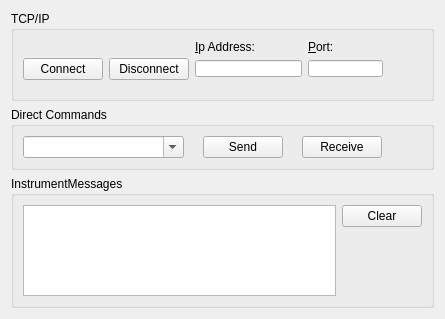
<?xml version="1.0" encoding="UTF-8"?>
<ui version="4.0">
 <class>SetupTab</class>
 <widget class="QWidget" name="SetupTab">
  <property name="geometry">
   <rect>
    <x>0</x>
    <y>0</y>
    <width>445</width>
    <height>319</height>
   </rect>
  </property>
  <property name="windowTitle">
   <string>Form</string>
  </property>
  <layout class="QVBoxLayout" name="verticalLayout">
   <item>
    <widget class="QGroupBox" name="gbTcpIp">
     <property name="sizePolicy">
      <sizepolicy hsizetype="Expanding" vsizetype="Preferred">
       <horstretch>0</horstretch>
       <verstretch>0</verstretch>
      </sizepolicy>
     </property>
     <property name="minimumSize">
      <size>
       <width>0</width>
       <height>90</height>
      </size>
     </property>
     <property name="title">
      <string>TCP/IP</string>
     </property>
     <layout class="QVBoxLayout" name="verticalLayout_4">
      <item>
       <layout class="QHBoxLayout" name="loTcpIpGroup">
        <item>
         <layout class="QHBoxLayout" name="loConnect">
          <property name="topMargin">
           <number>9</number>
          </property>
          <item>
           <widget class="QPushButton" name="btnConnect">
            <property name="text">
             <string>Connect</string>
            </property>
            <property name="icon">
             <iconset resource="../vfpresources.qrc">
              <normaloff>:/root/Images/connect.png</normaloff>:/root/Images/connect.png</iconset>
            </property>
           </widget>
          </item>
          <item>
           <widget class="QPushButton" name="btnDisconnect">
            <property name="text">
             <string>Disconnect</string>
            </property>
            <property name="icon">
             <iconset resource="../vfpresources.qrc">
              <normaloff>:/root/Images/StopRed16.png</normaloff>:/root/Images/StopRed16.png</iconset>
            </property>
           </widget>
          </item>
         </layout>
        </item>
        <item>
         <layout class="QVBoxLayout" name="loIpAddress">
          <property name="bottomMargin">
           <number>12</number>
          </property>
          <item>
           <widget class="QLabel" name="lblIpAddress">
            <property name="text">
             <string>&amp;Ip Address:</string>
            </property>
            <property name="buddy">
             <cstring>editIpAddress</cstring>
            </property>
           </widget>
          </item>
          <item>
           <widget class="QLineEdit" name="editIpAddress"/>
          </item>
         </layout>
        </item>
        <item>
         <layout class="QVBoxLayout" name="loPort">
          <property name="bottomMargin">
           <number>12</number>
          </property>
          <item>
           <widget class="QLabel" name="lblPort">
            <property name="text">
             <string>&amp;Port:</string>
            </property>
            <property name="buddy">
             <cstring>editPort</cstring>
            </property>
           </widget>
          </item>
          <item>
           <widget class="QLineEdit" name="editPort">
            <property name="maximumSize">
             <size>
              <width>75</width>
              <height>16777215</height>
             </size>
            </property>
           </widget>
          </item>
         </layout>
        </item>
        <item>
         <spacer name="horizontalSpacer">
          <property name="orientation">
           <enum>Qt::Horizontal</enum>
          </property>
          <property name="sizeHint" stdset="0">
           <size>
            <width>40</width>
            <height>20</height>
           </size>
          </property>
         </spacer>
        </item>
       </layout>
      </item>
     </layout>
    </widget>
   </item>
   <item>
    <widget class="QGroupBox" name="gbDirectCommands">
     <property name="sizePolicy">
      <sizepolicy hsizetype="Expanding" vsizetype="Preferred">
       <horstretch>0</horstretch>
       <verstretch>0</verstretch>
      </sizepolicy>
     </property>
     <property name="title">
      <string>Direct Commands</string>
     </property>
     <layout class="QVBoxLayout" name="verticalLayout_2">
      <item>
       <layout class="QHBoxLayout" name="horizontalLayout">
        <item>
         <widget class="QComboBox" name="cmdCommands">
          <property name="sizePolicy">
           <sizepolicy hsizetype="Expanding" vsizetype="Fixed">
            <horstretch>0</horstretch>
            <verstretch>0</verstretch>
           </sizepolicy>
          </property>
          <property name="editable">
           <bool>true</bool>
          </property>
         </widget>
        </item>
        <item>
         <spacer name="horizontalSpacer_2">
          <property name="orientation">
           <enum>Qt::Horizontal</enum>
          </property>
          <property name="sizeType">
           <enum>QSizePolicy::Minimum</enum>
          </property>
          <property name="sizeHint" stdset="0">
           <size>
            <width>13</width>
            <height>20</height>
           </size>
          </property>
         </spacer>
        </item>
        <item>
         <widget class="QPushButton" name="btnSend">
          <property name="text">
           <string>Send</string>
          </property>
          <property name="icon">
           <iconset resource="../vfpresources.qrc">
            <normaloff>:/root/Images/Send.png</normaloff>:/root/Images/Send.png</iconset>
          </property>
         </widget>
        </item>
        <item>
         <spacer name="horizontalSpacer_3">
          <property name="orientation">
           <enum>Qt::Horizontal</enum>
          </property>
          <property name="sizeType">
           <enum>QSizePolicy::Minimum</enum>
          </property>
          <property name="sizeHint" stdset="0">
           <size>
            <width>13</width>
            <height>18</height>
           </size>
          </property>
         </spacer>
        </item>
        <item>
         <widget class="QPushButton" name="btnReceive">
          <property name="text">
           <string>Receive</string>
          </property>
          <property name="icon">
           <iconset resource="../vfpresources.qrc">
            <normaloff>:/root/Images/Receive.png</normaloff>:/root/Images/Receive.png</iconset>
          </property>
         </widget>
        </item>
        <item>
         <spacer name="horizontalSpacer_4">
          <property name="orientation">
           <enum>Qt::Horizontal</enum>
          </property>
          <property name="sizeType">
           <enum>QSizePolicy::Minimum</enum>
          </property>
          <property name="sizeHint" stdset="0">
           <size>
            <width>40</width>
            <height>18</height>
           </size>
          </property>
         </spacer>
        </item>
       </layout>
      </item>
     </layout>
     <zorder>layoutWidget</zorder>
     <zorder>gbInstrumentMessages</zorder>
    </widget>
   </item>
   <item>
    <widget class="QGroupBox" name="gbInstrumentMessages">
     <property name="title">
      <string>InstrumentMessages</string>
     </property>
     <layout class="QVBoxLayout" name="verticalLayout_3">
      <item>
       <layout class="QHBoxLayout" name="horizontalLayout_2">
        <item>
         <widget class="QTextEdit" name="textInstrumentMessages"/>
        </item>
        <item alignment="Qt::AlignTop">
         <widget class="QPushButton" name="btnClear">
          <property name="text">
           <string>Clear</string>
          </property>
          <property name="icon">
           <iconset resource="../vfpresources.qrc">
            <normaloff>:/root/Images/Clear32.png</normaloff>:/root/Images/Clear32.png</iconset>
          </property>
         </widget>
        </item>
       </layout>
      </item>
     </layout>
     <zorder>layoutWidget</zorder>
     <zorder>gbTcpIp</zorder>
    </widget>
   </item>
  </layout>
 </widget>
 <tabstops>
  <tabstop>btnConnect</tabstop>
  <tabstop>btnDisconnect</tabstop>
  <tabstop>editIpAddress</tabstop>
  <tabstop>editPort</tabstop>
  <tabstop>cmdCommands</tabstop>
  <tabstop>btnSend</tabstop>
  <tabstop>btnReceive</tabstop>
  <tabstop>textInstrumentMessages</tabstop>
  <tabstop>btnClear</tabstop>
 </tabstops>
 <resources>
  <include location="../vfpresources.qrc"/>
 </resources>
 <connections/>
</ui>
